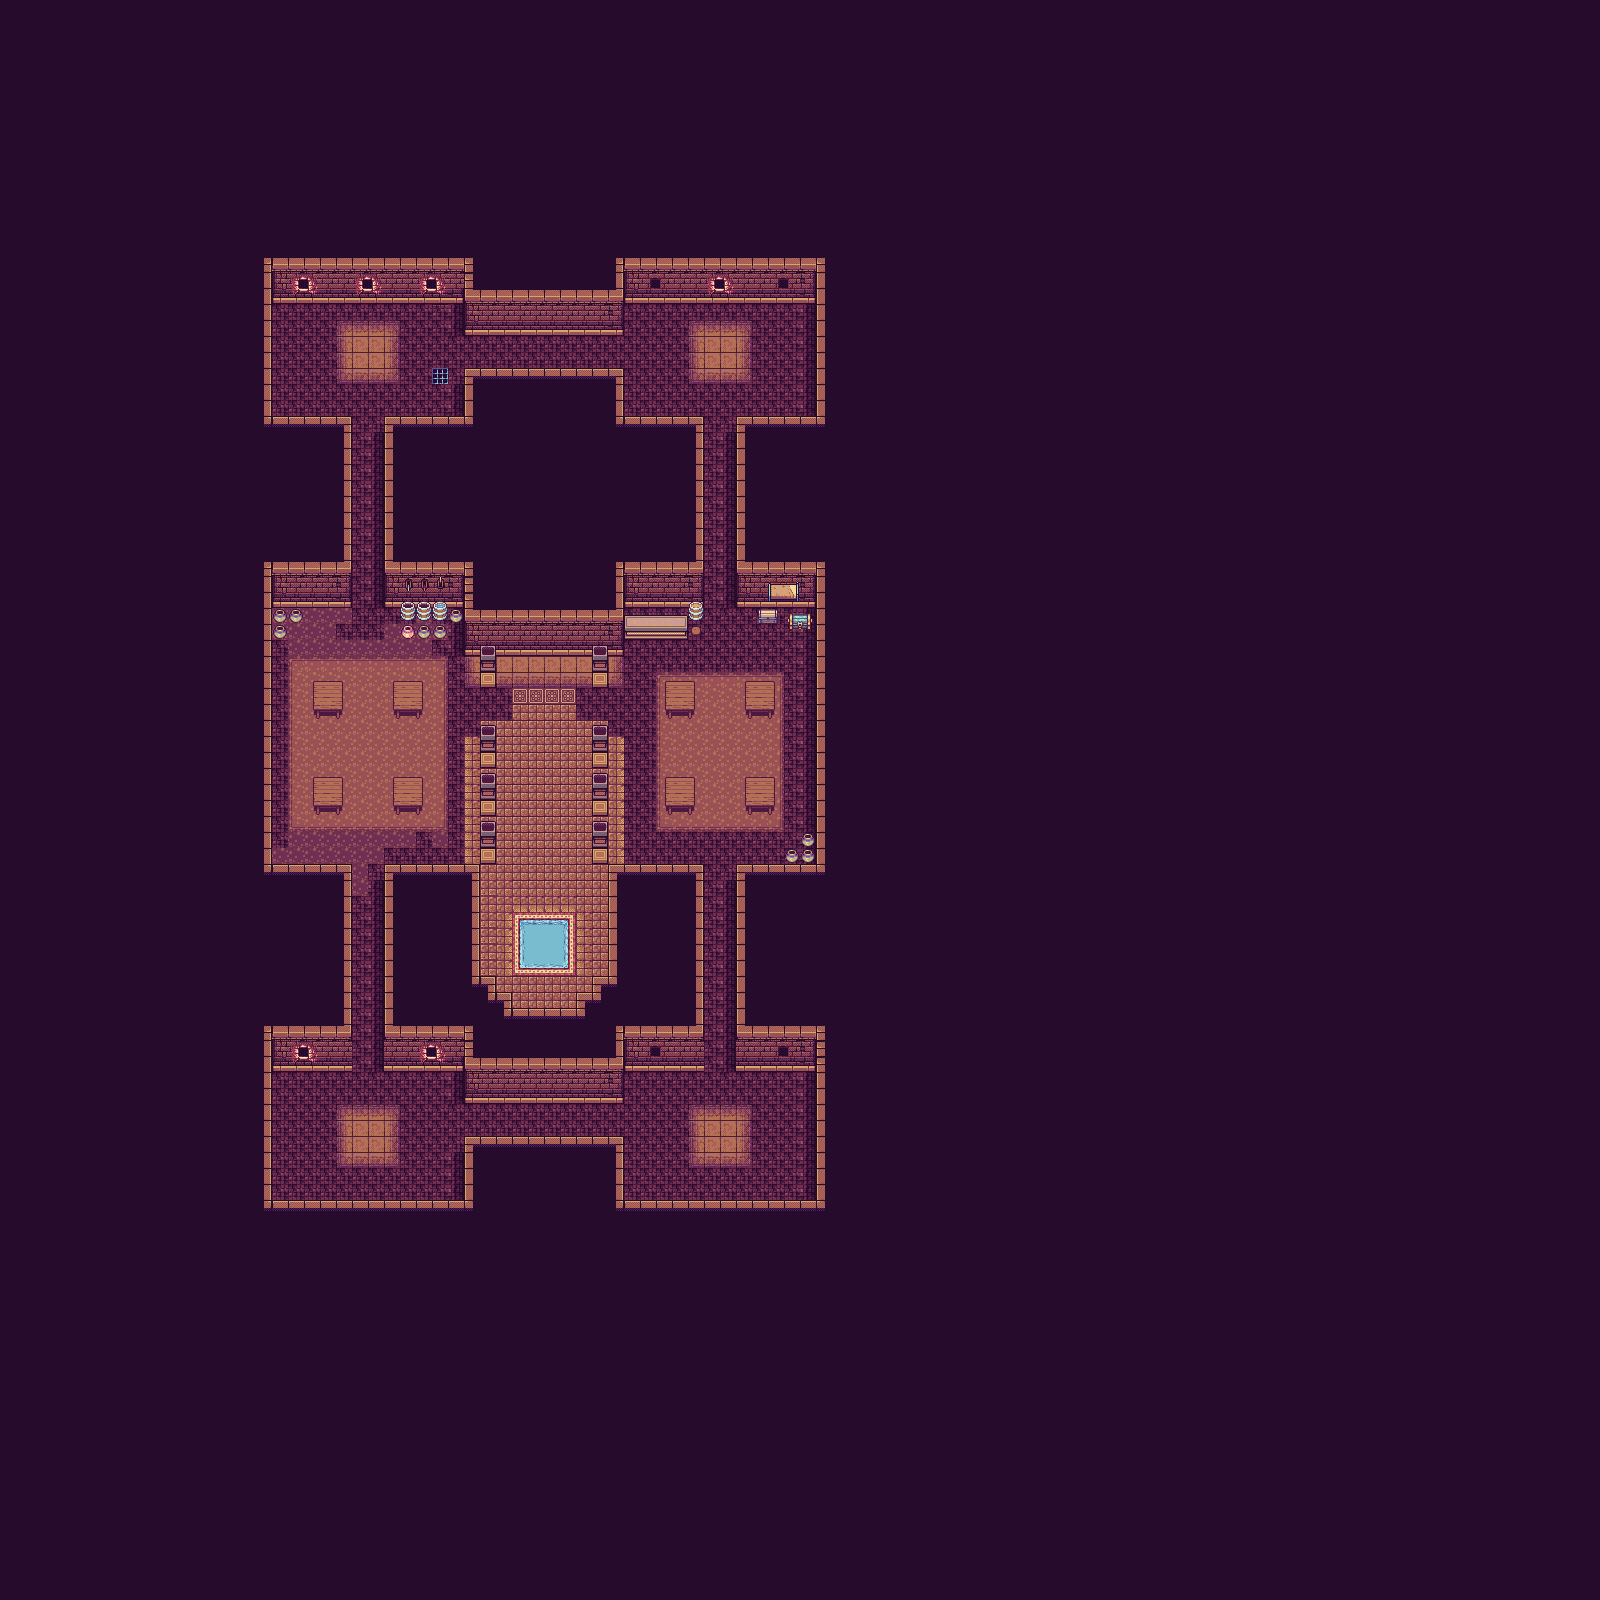

The image is a tile-based game level rendered from a .tmx file. Its description and source (layers, tilesets, objects; grid data summarised) follow:
An orthogonal 100x100 tile map with 16x16 px tiles, 3 tile layers (Layer01, Layer02, Layer03) and 20 objects (8x Flame, 6x Torch, Bartender, Great Portal, Portal0, ...).

<map version="1.5" tiledversion="1.7.2" orientation="orthogonal" renderorder="right-down" width="100" height="100" tilewidth="16" tileheight="16" infinite="0" nextlayerid="5" nextobjectid="42">
 <editorsettings>
  <export target="main.json" format="json" />
 </editorsettings>
 <tileset firstgid="1" name="raou_dungeon_tileset" tilewidth="16" tileheight="16" tilecount="1664" columns="32">
  <image source="../images/raou_dungeon_tileset.png" width="512" height="832" />
 </tileset>
 <layer id="1" name="Layer01" width="100" height="100">
  <data>[10000 cells, 1336 non-empty, 42 distinct tile ids]</data>
 </layer>
 <layer id="2" name="Layer02" width="100" height="100">
  <data>[10000 cells, 8965 non-empty, 57 distinct tile ids]</data>
 </layer>
 <layer id="3" name="Layer03" width="100" height="100">
  <data>[10000 cells, 321 non-empty, 23 distinct tile ids]</data>
 </layer>
 <objectgroup id="4" name="Objects" offsetx="19.8182" offsety="-1.27273">
  <object id="4" name="Bartender" gid="32" x="640.25" y="604.375" width="16" height="16" />
  <object id="5" name="Great Portal" gid="32" x="524" y="674" width="16" height="16" />
  <object id="7" name="Portal0" gid="32" x="348.932" y="354.189" width="16" height="16" />
  <object id="8" name="Portal1" gid="32" x="700.682" y="353.523" width="16" height="16" />
  <object id="9" name="Portal2" gid="32" x="701.098" y="1137.69" width="16" height="16" />
  <object id="11" name="Portal3" gid="32" x="349.098" y="1137.94" width="16" height="16" />
  <object id="13" name="Flame" gid="32" x="580" y="826" width="16" height="16" />
  <object id="14" name="Flame" gid="32" x="580" y="778" width="16" height="16" />
  <object id="17" name="Flame" gid="32" x="580" y="730" width="16" height="16" />
  <object id="18" name="Flame" gid="32" x="580" y="650" width="16" height="16" />
  <object id="19" name="Flame" gid="32" x="468" y="650" width="16" height="16" />
  <object id="21" name="Flame" gid="32" x="468" y="730" width="16" height="16" />
  <object id="22" name="Flame" gid="32" x="468" y="778" width="16" height="16" />
  <object id="23" name="Flame" gid="32" x="468" y="826" width="16" height="16" />
  <object id="24" name="Torch" gid="32" x="275.515" y="292.606" width="16" height="16" />
  <object id="25" name="Torch" gid="32" x="338.848" y="291.273" width="16" height="16" />
  <object id="26" name="Torch" gid="32" x="403.515" y="291.273" width="16" height="16" />
  <object id="27" name="Torch" gid="32" x="692.182" y="292.606" width="16" height="16" />
  <object id="28" name="Torch" gid="32" x="274.182" y="1062.61" width="16" height="16" />
  <object id="29" name="Torch" gid="32" x="404.848" y="1061.94" width="16" height="16" />
 </objectgroup>
</map>
